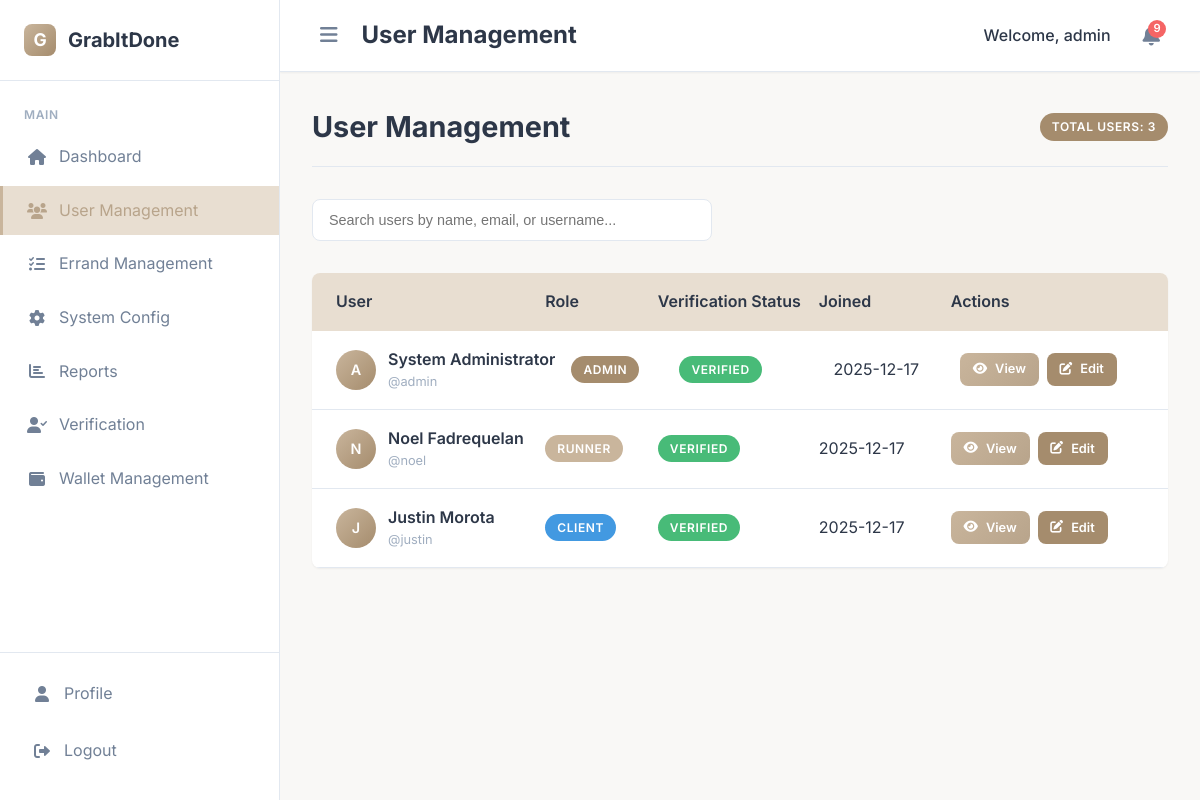
The app's page /admin/users (signed in) with its own data.
### app/models.py (models this page shows, shortened)
class User(db.Model):
    id = db.Column(db.Integer, primary_key=True)
    username = db.Column(db.String(80), unique=True, nullable=False)
    email = db.Column(db.String(120), unique=True, nullable=False)
    password_hash = db.Column(db.String(200), nullable=False)
    role = db.Column(db.String(20), nullable=False)  # client, runner, admin
    first_name = db.Column(db.String(50))
    last_name = db.Column(db.String(50))
    phone = db.Column(db.String(20))
    barangay = db.Column(db.String(100))
    address = db.Column(db.Text)
    bio = db.Column(db.Text)
    vehicle_type = db.Column(db.String(50))
    available_hours = db.Column(db.String(100))
    verified = db.Column(db.Boolean, default=False)
    verification_requested = db.Column(db.Boolean, default=False)
    verification_status = db.Column(db.String(20), default='not_requested')
    last_verification_date = db.Column(db.DateTime)
    rejection_reason = db.Column(db.Text, nullable=True)
    is_active = db.Column(db.Boolean, default=True)
    created_at = db.Column(db.DateTime, default=datetime.utcnow)
    wallet_balance = db.Column(db.Float, default=0.0)
    total_earnings = db.Column(db.Float, default=0.0)
    total_spent = db.Column(db.Float, default=0.0)
    average_rating = db.Column(db.Float, default=0.0)
    rating_count = db.Column(db.Integer, default=0)
    received_ratings = db.relationship('Rating', foreign_keys='Rating.runner_id', backref='rated_runner', lazy=True)
    given_ratings = db.relationship('Rating', foreign_keys='Rating.client_id', backref='rating_author', lazy=True)
    created_errands = db.relationship('Errand', foreign_keys='Errand.client_id', backref='user_client', lazy=True)
    accepted_errands = db.relationship('Errand', foreign_keys='Errand.runner_id', backref='user_runner', lazy=True)
    client_payments = db.relationship('Payment', foreign_keys='Payment.client_id', backref='payment_client_user', lazy=True)
    runner_payments = db.relationship('Payment', foreign_keys='Payment.runner_id', backref='payment_runner_user', lazy=True)
    wallet_transactions = db.relationship('WalletTransaction', backref='transaction_user', lazy=True)
    user_payment_methods = db.relationship('PaymentMethod', backref='method_owner', lazy=True)
    user_wallet = db.relationship('Wallet', backref='wallet_owner_user', uselist=False)

### app/routes.py (the view)
@bp.route('/admin/users')
@login_required('admin')
def admin_users():
    users = User.query.all()
    return render_template('admin/user_management.html', users=users)

### app/routes.py (called while the page is built)
def validate_session():
    if 'user_id' not in session:
        return False
    session_hash = session.get('session_id')
    cookie_session = request.cookies.get('user_session')
    if not session_hash or not cookie_session:
        return False
    expected_cookie = f"{session['user_id']}_{session_hash}"
    return cookie_session == expected_cookie

### app/templates/admin/user_management.html (shortened to what this page needs)
{% extends 'base.html' %}
{% block header_title %}User Management{% endblock %}
{% block content %}
<div class="page-header">
    <h1 style="margin: 0; font-size: 1.8rem;">User Management</h1>
    <span class="badge badge-admin">Total Users: {{ users|length }}</span>
</div>
<div class="search-bar">
    <input type="text" class="search-input" placeholder="Search users by name, email, or username...">
</div>
<div class="users-table">
    <div class="table-header">
        <div>User</div>
        <div>Role</div>
        <div>Verification Status</div>
        <div>Joined</div>
        <div>Actions</div>
    </div>
    {% for user in users %}
    <div class="table-row">
        <div class="table-cell">
            <div class="user-info">
                <div class="user-avatar">
                    {{ user.username[0]|upper }}
                </div>
                <div class="user-details">
                    <div class="name">{{ user.first_name or 'N/A' }} {{ user.last_name or 'N/A' }}</div>
                    <div class="username">@{{ user.username }}</div>
                </div>
            </div>
        </div>
        <div class="table-cell">
            <span class="badge badge-{{ user.role }}">
                {{ user.role|title }}
            </span>
        </div>
        <div class="table-cell">
            {% if user.verified %}
                <span class="badge badge-verified">Verified</span>
            {% elif user.verification_status == 'pending' %}
                <span class="badge badge-pending">Pending</span>
            {% elif user.verification_status == 'rejected' %}
                <span class="badge badge-rejected">Rejected</span>
            {% else %}
                <span class="badge badge-not-requested">Not Requested</span>
            {% endif %}
        </div>
        <div class="table-cell">{{ user.created_at.strftime('%Y-%m-%d') }}</div>
        <div class="table-cell">
            <div class="action-buttons">
                <a href="{{ url_for('main.view_user', user_id=user.id) }}" class="btn btn-sm btn-primary">
                    <i class="fas fa-eye"></i> View
                </a>
                <a href="{{ url_for('main.edit_user', user_id=user.id) }}" class="btn btn-sm btn-accent">
                    <i class="fas fa-edit"></i> Edit
                </a>
            </div>
        </div>
    </div>
    {% endfor %}
</div>
{% endblock %}

### app/templates/base.html (style rules this page uses)
:root { --primary: #C9B59C; --primary-dark: #B8A48B; --primary-light: #E8DED1; --secondary: #D9CFC7; --accent: #A58C6D; --background: #F9F8F6; --surface: #FFFFFF; --text-primary: #2D3748; --text-secondary: #718096; --text-muted: #A0AEC0; --border: #E2E8F0; --success: #48BB78; --warning: #ED8936; --error: #F56565; --info: #4299E1; --shadow-sm: 0 1px 2px 0 rgba(0, 0, 0, 0.05); --shadow: 0 1px 3px 0 rgba(0, 0, 0, 0.1), 0 1px 2px 0 rgba(0, 0, 0, 0.06); --shadow-md: 0 4px 6px -1px rgba(0, 0, 0, 0.1), 0 2px 4px -1px rgba(0, 0, 0, 0.06); --shadow-lg: 0 10px 15px -3px rgba(0, 0, 0, 0.1), 0 4px 6px -2px rgba(0, 0, 0, 0.05); --radius: 8px; --radius-lg: 16px; --sidebar-width: 280px; --sidebar-width-collapsed: 70px; }
* { margin: 0; padding: 0; box-sizing: border-box; }
body { font-family: 'Inter', sans-serif; line-height: 1.6; color: var(--text-primary); background: var(--background); min-height: 100vh; }
.btn { display: inline-flex; align-items: center; justify-content: center; gap: 0.5rem; padding: 0.75rem 1.5rem; border: none; border-radius: var(--radius); font-weight: 600; font-size: 0.9rem; text-decoration: none; cursor: pointer; font-family: inherit; }
.btn-primary { background: linear-gradient(135deg, var(--primary), var(--primary-dark)); color: white; }
.btn-accent { background: var(--accent); color: white; }
.btn-sm { padding: 0.5rem 1rem; font-size: 0.8rem; }

### app/templates/admin/user_management.html (style rules this page uses)
.page-header { display: flex; justify-content: space-between; align-items: center; margin-bottom: 2rem; padding-bottom: 1rem; border-bottom: 1px solid var(--border); }
.search-bar { margin-bottom: 2rem; }
.search-input { width: 100%; max-width: 400px; padding: 0.75rem 1rem; border: 1px solid var(--border); border-radius: var(--radius); font-size: 0.9rem; }
.users-table { background: var(--surface); border-radius: var(--radius); overflow: hidden; box-shadow: var(--shadow-sm); }
.table-header { display: grid; grid-template-columns: 2fr 1fr 1.5fr 1.2fr 2fr; padding: 1rem 1.5rem; background: var(--primary-light); font-weight: 600; color: var(--text-primary); align-items: center; gap: 1rem; }
.table-row { display: grid; grid-template-columns: 2fr 1fr 1.5fr 1.2fr 2fr; padding: 1rem 1.5rem; border-bottom: 1px solid var(--border); align-items: center; gap: 1rem; }
.user-avatar { width: 40px; height: 40px; border-radius: 50%; background: linear-gradient(135deg, var(--primary), var(--accent)); display: flex; align-items: center; justify-content: center; color: white; font-weight: 600; font-size: 0.9rem; flex-shrink: 0; }
.user-info { display: flex; align-items: center; gap: 0.75rem; min-width: 0; }
.user-details { min-width: 0; flex: 1; }
.user-details .name { font-weight: 600; color: var(--text-primary); white-space: nowrap; overflow: hidden; text-overflow: ellipsis; }
.user-details .username { font-size: 0.8rem; color: var(--text-muted); white-space: nowrap; overflow: hidden; text-overflow: ellipsis; }
.badge { padding: 0.25rem 0.75rem; border-radius: 20px; font-size: 0.75rem; font-weight: 600; text-transform: uppercase; letter-spacing: 0.05em; display: inline-block; white-space: nowrap; }
.badge-client { background: var(--info); color: white; }
.badge-runner { background: var(--primary); color: white; }
.badge-admin { background: var(--accent); color: white; }
.badge-verified { background: var(--success); color: white; }
.action-buttons { display: flex; gap: 0.5rem; flex-wrap: wrap; justify-content: flex-start; align-items: center; }
.btn-sm { padding: 0.4rem 0.8rem; font-size: 0.8rem; white-space: nowrap; }
.table-cell { display: flex; align-items: center; min-height: 40px; }
.table-row > div:nth-child(4) { white-space: nowrap; overflow: hidden; text-overflow: ellipsis; }

### records on screen
User: username "A", first_name "System", last_name "Administrator", username "admin", role "ADMIN", verified "VERIFIED", created_at "2025-12-17"
User: username "N", first_name "Noel", last_name "Fadrequelan", username "noel", role "RUNNER", verified "VERIFIED", created_at "2025-12-17"
User: username "J", first_name "Justin", last_name "Morota", username "justin", role "CLIENT", verified "VERIFIED", created_at "2025-12-17"

### other values on screen
{{ session.get('username') }} "admin"
{{ unread_notification_count }} "9"
{{ users|length }} "3"
